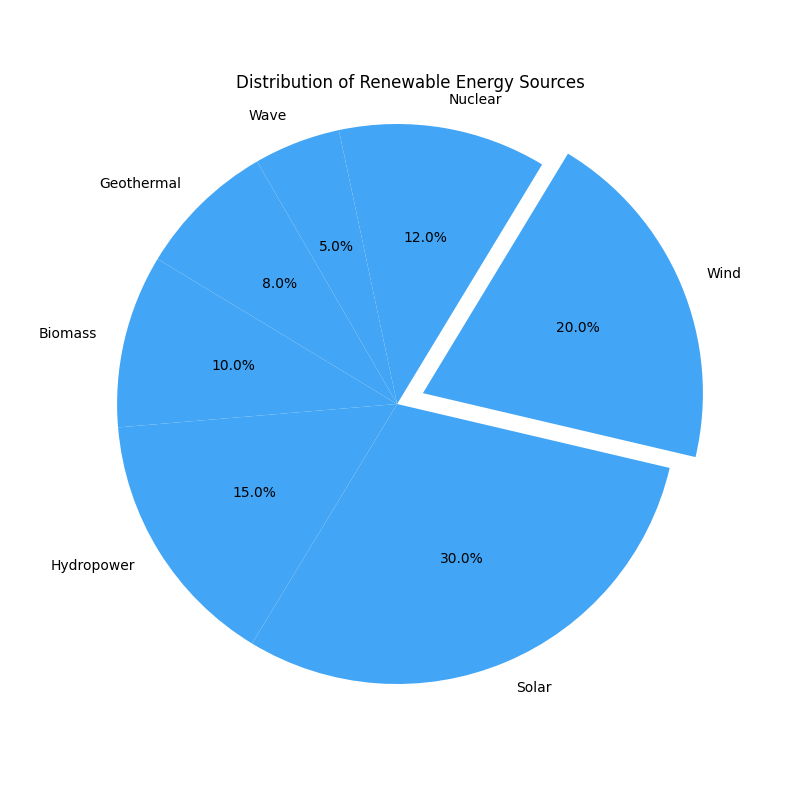

Python code for this plot:
import matplotlib.pyplot as plt

energy_sources = ['Geothermal', 'Biomass', 'Hydropower', 'Solar', 'Wind', 'Nuclear', 'Wave']
percentages = [8, 10, 15, 30, 20, 12, 5]
single_color = '#42A5F5'

fig, ax = plt.subplots(figsize=(8, 8))

ax.pie(
    percentages,
    labels=energy_sources,
    autopct='%1.1f%%',
    startangle=120,
    colors=[single_color] * len(energy_sources),
    explode=[0.1 if energy == 'Wind' else 0 for energy in energy_sources],
)

ax.axis('equal')

plt.title("Distribution of Renewable Energy Sources")
plt.show()
